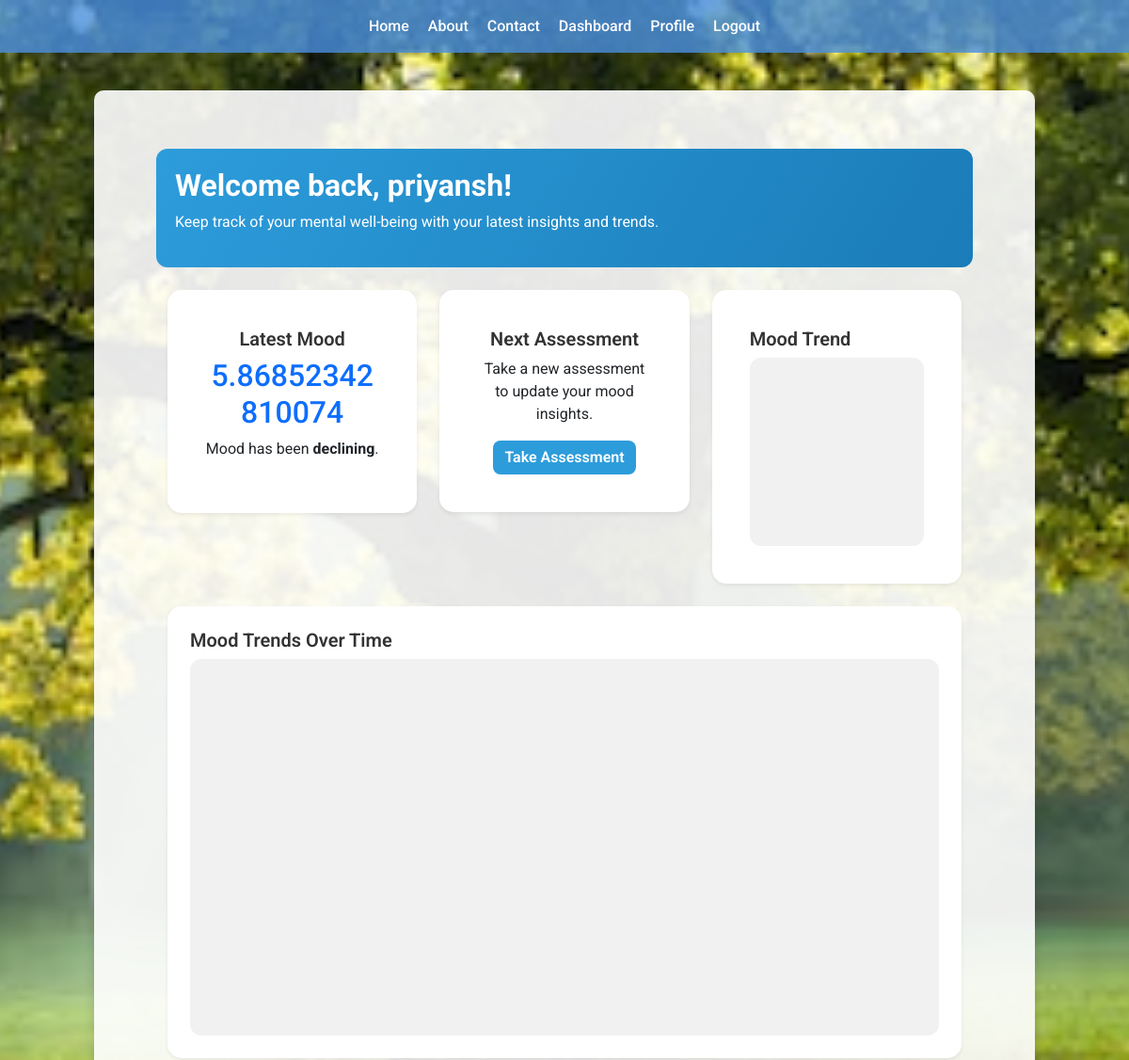
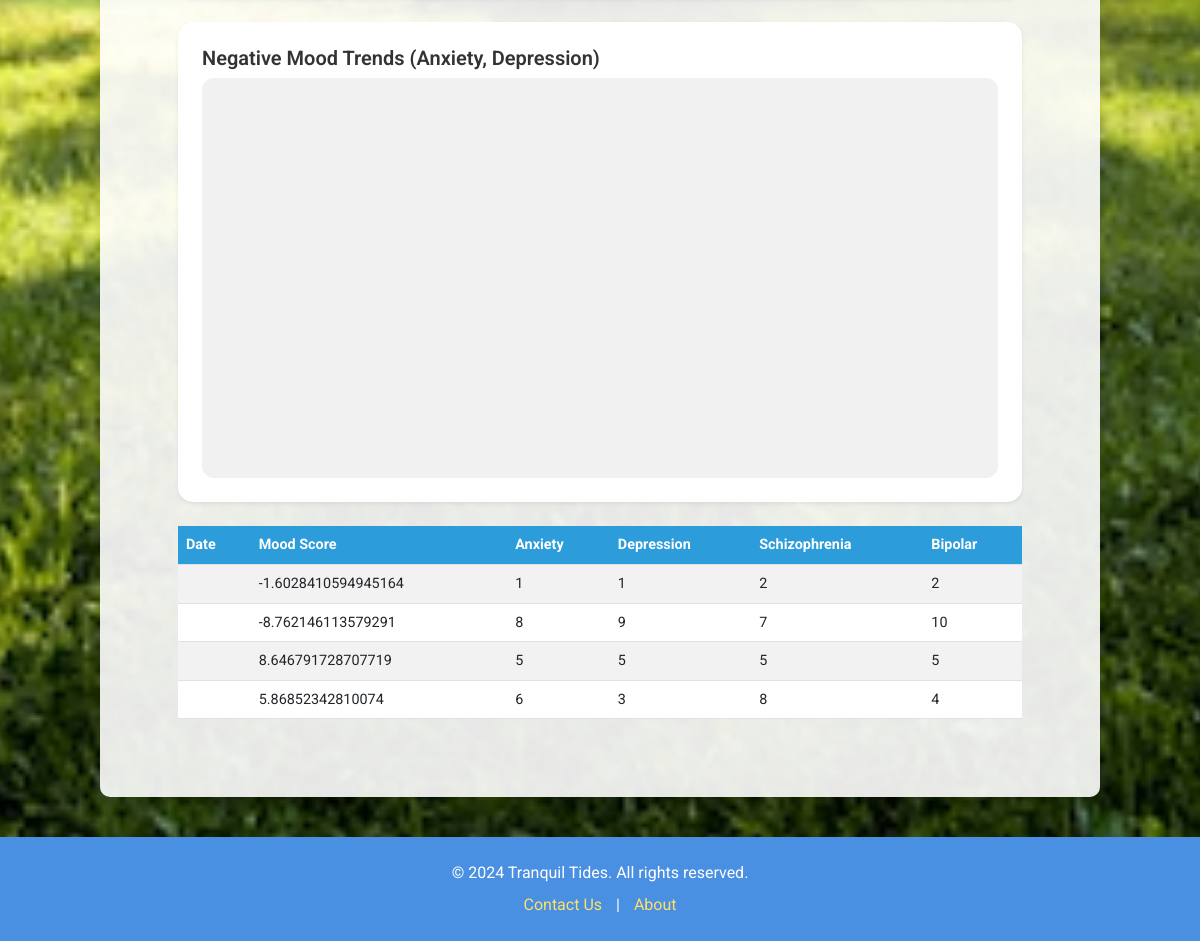
/dashboard (signed in), run on the app's committed database (2 pictures, top to bottom).
### models.py (models this page shows, shortened)
class UserModel(UserMixin, db.Model):
    __tablename__ = "users"
    id = db.Column(db.Integer, primary_key=True)
    email = db.Column(db.String(100), unique=True, nullable=False)
    username = db.Column(db.String(100), unique=True, nullable=False)
    password_hash = db.Column(db.String(250), nullable=False)
    profile_picture = db.Column(db.String(150), nullable=True)

class Assessments(db.Model):
    __tablename__ = "assessments"
    id = db.Column(db.Integer, primary_key=True)
    anxiety = db.Column(db.Integer, nullable=False)
    depression = db.Column(db.Integer, nullable=False)
    schizophrenia = db.Column(db.Integer, nullable=False)
    bipolar = db.Column(db.Integer, nullable=False)
    mood_score = db.Column(db.Float, nullable=False)
    date_created = db.Column(db.DateTime, default=datetime.utcnow)
    user_id = db.Column(db.Integer, db.ForeignKey("users.id"), nullable=False)
    user = db.relationship("UserModel", backref="assessments")

### routes.py (the view)
@app.route("/dashboard", methods=["GET"])
@login_required
def dashboard():
    try:
        assessments = Assessments.query.filter_by(user_id=current_user.id).all()
        mood_data = [assessment.mood_score for assessment in assessments]
        anxiety_data = [assessment.anxiety for assessment in assessments]
        depression_data = [assessment.depression for assessment in assessments]
        dates = [
            assessment.date_created.strftime("%Y-%m-%d") for assessment in assessments
        ]
        trend = "No Data Available"
        if len(mood_data) > 1:
            trend = "improving" if mood_data[-1] > mood_data[-2] else "declining"
        elif len(mood_data) == 1:
            trend = "stable"
        latest_mood = mood_data[-1] if mood_data else "No Data"
        return render_template(
            "dashboard.html",
            user=current_user.username,
            assessments=assessments,
            mood_data=mood_data,
            anxiety_data=anxiety_data,
            depression_data=depression_data,
            dates=dates,
            latest_mood=latest_mood,
            trend=trend,
        )
    except Exception as e:
        flash(f"Error loading dashboard: {str(e)}", "error")
        return redirect(url_for("index"))

### models.py (called while the page is built)
@login.user_loader
def load_user(user_id):
    return UserModel.query.get(int(user_id))

### templates/dashboard.html (shortened to what this page needs)
{% extends 'base.html' %}
{% block content %}
<div class="container-fluid">
  <div class="row">
    <div class="col-12 mb-4 dashboard-header">
      <h2>Welcome back, {{ user }}!</h2>
      <p>Keep track of your mental well-being with your latest insights and trends.</p>
    </div>
  </div>
  <div class="row">
    <div class="col-lg-4 col-md-6 mb-4">
      <div class="card p-4 shadow-sm">
        <div class="card-body text-center">
          <h5 class="card-title">Latest Mood</h5>
          <h2 class="text-primary">{{ latest_mood }}</h2>
          <p>Mood has been <strong>{{ trend }}</strong>.</p>
        </div>
      </div>
    </div>
    <div class="col-lg-4 col-md-6 mb-4">
      <div class="card p-4 shadow-sm">
        <div class="card-body text-center">
          <h5 class="card-title">Next Assessment</h5>
          <p>Take a new assessment to update your mood insights.</p>
          <a href="{{ url_for('assessment') }}" class="btn btn-primary">Take Assessment</a>
        </div>
      </div>
    </div>
    <div class="col-lg-4 col-md-12 mb-4">
      <div class="card p-4 shadow-sm">
        <div class="card-body">
          <h5 class="card-title">Mood Trend</h5>
          <div id="trendChart" style="width: 100%; height: 200px;"></div>
        </div>
      </div>
    </div>
  </div>
  <div class="row">
    <div class="col-12 mb-4">
      <div class="card shadow-sm p-4">
        <h5>Mood Trends Over Time</h5>
        <div id="mood-trend-chart" style="width: 100%; height: 400px"></div>
      </div>
    </div>
  </div>
  <div class="row">
    <div class="col-12 mb-4">
      <div class="card shadow-sm p-4">
        <h5>Negative Mood Trends (Anxiety, Depression)</h5>
        <div id="negative-mood-chart" style="width: 100%; height: 400px"></div>
      </div>
    </div>
  </div>
 <div class="table-responsive">
  <table class="table table-striped table-hover">
    <thead>
      <tr>
        <th>Date</th>
        <th>Mood Score</th>
        <th>Anxiety</th>
        <th>Depression</th>
        <th>Schizophrenia</th>
        <th>Bipolar</th>
      </tr>
    </thead>
    <tbody>
      {% for assessment in assessments %}
      <tr>
        <td>{{ assessment['dates'] }}</td>
        <td>{{ assessment['mood_score'] }}</td>
        <td>{{ assessment['anxiety'] }}</td>
        <td>{{ assessment['depression'] }}</td>
        <td>{{ assessment['schizophrenia'] }}</td>
        <td>{{ assessment['bipolar'] }}</td>
      </tr>
      {% endfor %}
    </tbody>
  </table>
</div>
{% endblock %}

### templates/base.html (shortened to what this page needs)
<!DOCTYPE html>
<html lang="en">
  <head>
    <link
      href="https://cdn.jsdelivr.net/npm/bootstrap@5.3.0/dist/css/bootstrap.min.css"
      rel="stylesheet"
    />
  </head>
  <body>
    <header>
      <nav>
        <ul>
          <li><a href="{{ url_for('index') }}">Home</a></li>
          <li><a href="{{ url_for('about') }}">About</a></li>
          <li><a href="{{ url_for('contact') }}">Contact</a></li>
          {% if current_user.is_authenticated %}
          <li><a href="{{ url_for('dashboard') }}">Dashboard</a></li>
          <li><a href="{{ url_for('profile') }}">Profile</a></li>
          <li><a href="{{ url_for('logout') }}">Logout</a></li>
          {% else %}
          <li><a href="{{ url_for('login') }}">Login</a></li>
          <li><a href="{{ url_for('register') }}">Register</a></li>
          {% endif %}
        </ul>
      </nav>
    </header>
    <main>
      <div class="container">
        {% block content %}{% endblock %}
      </div>
    </main>
    <footer>
      <p>© 2024 Tranquil Tides. All rights reserved.</p>
      <p>
        <a href="{{ url_for('contact') }}">Contact Us</a> |
        <a href="{{ url_for('about') }}">About</a>
      </p>
    </footer>
  </body>
</html>

### templates/dashboard.html (style rules this page uses)
.dashboard-header { background: linear-gradient(120deg, #2d9cdb, #1a7cb8); border-radius: 12px; padding: 20px; color: #fff; }
.dashboard-header h2 { font-weight: 700; }
.card { border: none; border-radius: 15px; transition: transform 0.3s ease, box-shadow 0.3s ease; }
.card h5 { font-weight: 600; color: #333; }
.btn-primary { background-color: #2d9cdb; border: none; border-radius: 8px; font-weight: 600; }
#trendChart, #mood-trend-chart, #negative-mood-chart { background-color: #f1f1f1; border-radius: 12px; }
.table { font-size: 0.9rem; }
.table thead th { background-color: #2d9cdb; color: white; }
.container-fluid { padding: 2rem 3rem; }

### data on the page
UserModel: username "priyansh"
Assessments: mood_score "5.86852342810074", anxiety "6", depression "3", schizophrenia "8", bipolar "4"
Assessments: mood_score "-1.6028410594945164", anxiety "1", depression "1", schizophrenia "2", bipolar "2"
Assessments: mood_score "-8.762146113579291", anxiety "8", depression "9", schizophrenia "7", bipolar "10"
Assessments: mood_score "8.646791728707719", anxiety "5", depression "5", schizophrenia "5", bipolar "5"

### other printed values
{{ trend }} "declining"
